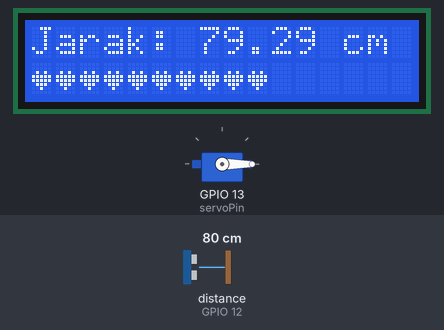
A program run on a simulated ESP32. Parts: 16×2 character LCD, servo. Wiring (inferred from the names in the program): ultrasonic range finder: trigger GPIO 14; echo GPIO 12. The inputs (shaded band) are chosen by the test bench; at power-on: distance to the obstacle (sensor on GPIO 12) 80 cm. The echo pulse lasts 58.3 µs per cm; WiFi joins after 1.5 s; servers stay silent unless stated; what the program prints to the serial monitor is not drawn.

Above: at 7.3 s.
7.4 s: distance to the obstacle (sensor on GPIO 12) set to 12 cm
At 8.2 s:
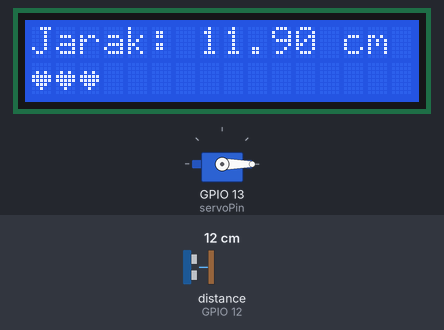
8.9 s: distance to the obstacle (sensor on GPIO 12) set to 9 cm
At 10.0 s:
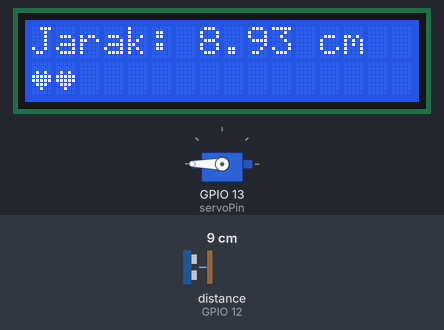
10.9 s: distance to the obstacle (sensor on GPIO 12) set to 2 cm
At 12.6 s:
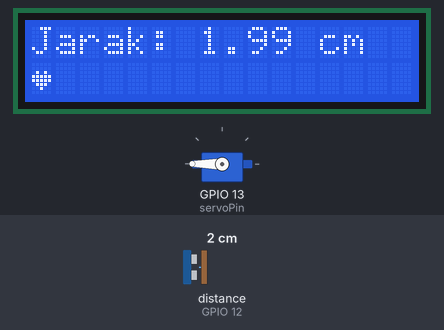
13.4 s: distance to the obstacle (sensor on GPIO 12) set to 18 cm
At 14.9 s:
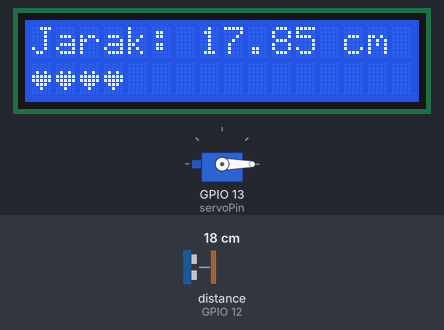
15.3 s: distance to the obstacle (sensor on GPIO 12) set to 35 cm
At 16.6 s:
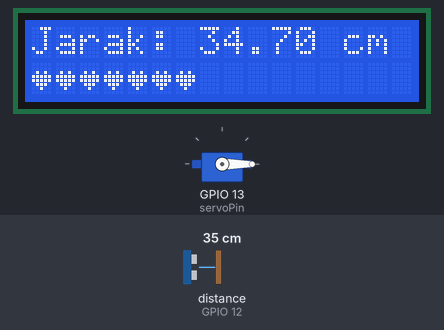
Timing chart, 0 to 17.8 s (numbered marks = the images above; inputs shaded):
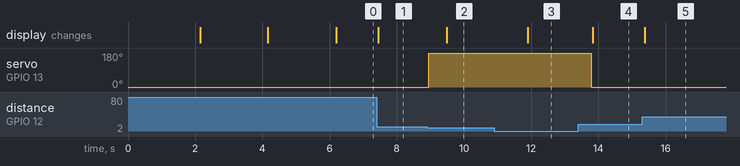

Measured:
- the behaviour switches between 11 and 10 cm on distance to the obstacle (sensor on GPIO 12) (found by bisection; images 1 and 2)
- after the input at 7.4 s, the display: changes at once (image 1)
- after the input at 8.9 s, servo on GPIO 13 (servoPin): 0° → 180° after 0.05 s; the display: changes after 0.58 s (image 2)
- after the input at 10.9 s, the display: changes after 1.0 s (image 3)
- after the input at 13.4 s, servo on GPIO 13 (servoPin): 180° → 0° after 0.39 s; the display: changes after 0.43 s (image 4)
- after the input at 15.3 s, the display: changes after 0.07 s (image 5)

The program:

main.cpp
```cpp
#include <Arduino.h>
#include <WiFi.h>
#include <LiquidCrystal_I2C.h>
#include <ESP32Servo.h>
#include <FirebaseESP32.h>

#define trigPin 14            // Trigger pin
#define echoPin 12            // Echo pin
#define servoPin 13           // Servo pin
#define distance_threshold 10 // Distance threshold in cm

#include "addons/TokenHelper.h"
#include "addons/RTDBHelper.h"

#define WIFI_SSID "Apek"
#define WIFI_PASSWORD "kelvin108"
#define API_KEY "AIzaSyD-q4nQwkG8Uj5I1Fbz0BtTs9huzhQRwsA"
#define DATABASE_URL "https://smartbin888-default-rtdb.asia-southeast1.firebasedatabase.app/"

FirebaseData fbdo;
FirebaseAuth auth;
FirebaseConfig config;

unsigned long sendDataPrevMillis = 0;
int count = 0;
bool signupOK = false;

LiquidCrystal_I2C lcd(0x27, 16, 2);

Servo servo;    // Create servo object
float distance; // Distance variable
float duration; // Duration variable

// define sound speed in cm/uS
#define SOUND_SPEED 0.034
#define CM_TO_INCH 0.393701

byte progressBar[8] = {
    0b00000,
    0b00000,
    0b01010,
    0b11111,
    0b11111,
    0b01110,
    0b00100,
    0b00000};

void start_wifi()
{
    WiFi.begin(WIFI_SSID, WIFI_PASSWORD);
    Serial.print("Connecting to WiFi");
    while (WiFi.status() != WL_CONNECTED)
    {
        delay(1000);
        Serial.print(".");
    }
    Serial.println();
    Serial.print("Connected with IP: ");
    Serial.println(WiFi.localIP());
    Serial.println();
}

void start_firebase()
{
    /* Assign the API key (required) */
    config.api_key = API_KEY;

    /* Assign the RTDB URL (required) */
    config.database_url = DATABASE_URL;

    /* Sign up */
    if (Firebase.signUp(&config, &auth, "", ""))
    {
        Serial.println("Sign up successfully!");
        signupOK = true;
    }
    else
    {
        Serial.printf("%s\n", config.signer.signupError.message.c_str());
    }

    /* Assign the callback function for the long running token generation task */
    config.token_status_callback = tokenStatusCallback; // see addons/TokenHelper.h

    Firebase.begin(&config, &auth);
    Firebase.reconnectWiFi(true);
}

void start_lcd()
{
    lcd.begin(16, 2);
    lcd.init();
    lcd.backlight();
    lcd.setCursor(0, 0);
    lcd.print("IoT Smart Bin  ");
    delay(2000);
    lcd.setCursor(0, 1);
    lcd.print("       ApekTahua");
    delay(2000);
    lcd.clear();
}

void write_to_firebase()
{
    if (Firebase.ready() && signupOK && (millis() - sendDataPrevMillis > 1500 || sendDataPrevMillis == 0))
    {
        sendDataPrevMillis = millis();
    }
    // Write distance to Firebase and servo motor status
    if (Firebase.RTDB.setFloat(&fbdo, "/Jarak ", distance))
    {
        count++;
        Serial.println("Distance data updated!");
        Serial.println("Path: ");
        Serial.println(fbdo.dataPath());
        Serial.println("Type: ");
        Serial.println(fbdo.dataType());
        Serial.println("Value: ");
        Serial.println(fbdo.floatData());
        Serial.println("ETag: ");
        Serial.println(fbdo.ETag());
        Serial.println("Data sent: ");
        Serial.println(count);
    }
    else
    {
        Serial.println("Distance data update failed!");
        Serial.println("Error: ");
        Serial.println(fbdo.errorReason());
    }
}

// Make a progressive bar at a max 10 bars, so 1 bar = 5cm
void bar()
{
    lcd.createChar(0, progressBar);
    lcd.setCursor(0, 1);
    for (int i = 0; i < 10; i++)
    {
        if (distance > i * 5)
        {
            lcd.write(byte(0));
        }
        else
        {
            lcd.print(" ");
        }
    }
}

void move_servo()
{
    if (distance < distance_threshold)
    {
        servo.write(360);
        delay(500);
    }
}

void setup()
{
    Serial.begin(9600); // Starts the serial communication
    start_wifi();
    start_firebase();
    start_lcd();

    pinMode(trigPin, OUTPUT);
    pinMode(echoPin, INPUT);

    servo.attach(servoPin);
    servo.write(0);
}

void loop()
{
    digitalWrite(trigPin, LOW);
    delayMicroseconds(2);
    digitalWrite(trigPin, HIGH);
    delayMicroseconds(10);
    digitalWrite(trigPin, LOW);

    duration = pulseIn(echoPin, HIGH);
    distance = duration * SOUND_SPEED / 2;

    if (distance < distance_threshold)
    {
        move_servo();
    }
    else
    {
        servo.write(0);
    }

    Serial.print("Distance: ");
    Serial.print(distance);
    Serial.println(" cm");

    lcd.clear();
    lcd.setCursor(0, 0); // start to print at the first row
    lcd.print("Jarak: ");
    lcd.print(distance);
    lcd.print(" cm");

    bar();
    write_to_firebase();
    delay(100);
}
```
